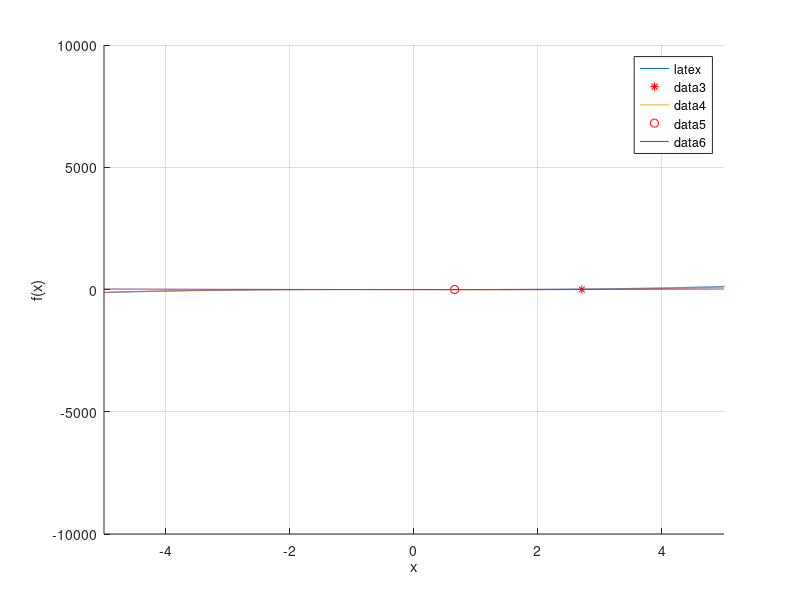

Write the MATLAB code that produced this figure. (Note: this script raises an error after producing the figure.)

% Umer Islam 
% FA18-BPH-092
%CMPLAB Assignment#2
%%                                 Question#1 
% 1. Write a MATLAB program which calculates the root of the equation c
% in the interval [0.5, 2], using False position method. Make sure to account for every
% possibility. Plot the given function and the calculated root.

clc,clearvars,close all; whos
% define function
f = @(x) x^3-2*sin(x); % matlab takes the sin(x) values in degree by default
%define interval, changing the interval will find other roots
a = -5;
b = -1;
%tolerance
e = 0.00001;
% no. of itterations
n = 30;
%condition
if f(a)*f(b)<0 && a<b
    for i = i :n 
    c = ( ( a*f(b)-b*f(a) ) /(f(b)*f(a)));
    fprintf(' root value for %d itteration  = %.5f \n',i,c)
    if abs(f(c)<e)
    break
    end
    if f(a)*f(c)<0
        b = c;
    else 
        a = c;
    end
    end

else
    disp("No root lies in the interval")
end
hold on 
fplot(f,[-20,20])
legend(Interpreter="latex")
grid on
plot(c,0,'or')
hold off

%%                             Question#2
% 2. Write a MATLAB program which calculates the root of the function f (x) = x^3−4x−9,
% using Secant method. Make sure to account for every possibility. Plot the given function
% and the calculated root.
clearvars;clc;who;close all;
% define the function
f = @(x) x^3-4*x-9;
%intial points
x_0 = -5;
x_1 = 5;
e = 10^-4; %tolerance, to stop the loop
n = 10;

%condition
for i = 1:n
    x_2 = (x_0*f(x_1)-x_1*f(x_0))/(f(x_1)-f(x_0))
    
    x_0 = x_1;
    x_1= x_2;
end
%plot the function and its root
hold on
fplot(f)
legend(Interpreter="latex")
xlabel("x")
ylabel("f(x)")
plot(x_2,0,"*r")
grid on
hold off

%%

%%                             Question#3
% 
% 3. Write a MATLAB program which calculates the root of the equation x4 − x2 = 1,
% using the (fixed-point) Iteration method. Make sure to account for every possibility. Plot
% the given function and the calculated root.
clearvars;clc;who,close all;
%define the function
% x^4 -x^2 - 1 = 0;  rearrange as x = sqrt(x^2-1)
f = @(x) sqrt(x^4-1) ; % looking at graph tells us that we have 2 roots
% f = @(x) (2^x+2)/5; % for testing the function
x0 = -2; % Initial guess
tol = 10^-10;
flag = true;
its = 0;
while flag == true && its<100
    
    x = f(x0);
    if abs(x-x0)<tol
       flag = false;
    end
    x0 = x;
    its = its+1;
end
disp([x, x^4-x^2-1, its])
hold on
fplot(f)
plot(x,0,'or')
hold off
%%                             Question#4
% Write a MATLAB program which calculates the root of the function f (x, y) = x2 −y3
% using MATLAB’s fsolve function.
clearvars;clc;who,close all;
warning("fzero  'Single-variable' nonlinear zero finding")
warning("we must fix one variable by giving it a scalar value")
fprintf('lets put y =1, this will give us 2 roots')
f = @(x) x.^2-(1).^3;
x0= -10;
x1 =10;
r = fzero(f,x0)
r1 = fzero(f,x1)
hold on
fplot(f)
xlabel("x",interpreter = "latex")

ylabel("f(x)",interpreter = "latex")
legend(Interpreter="latex")
box off
plot(r,0,'*r')
plot(r1,0,'*r')
grid on
hold off

%%                             Question#5
% Write a MATLAB program which calculates the roots of the polynomial x3 = 2 − x.
% Plot the given polynomial and the calculated roots.
clc,clearvars,whos, close all 
% define the function
f = @(x) x^3+x-2;
% define the interval
a = -10; 
b = 20; 

% a = input('select left side of the interval');
% b = input('select rigth side of the interval');

% define the itterations
n = 29;
e = 0.00001;
% write conditions
if f(a)*f(b)<0
	for i = i :n
		c = ((a+b)/2);
        fprintf('root is : %.6f ,  no. of itteration:  %d\n',c,i)
        if abs(a-c)<e || abs(b-c)<e
            break
        end
		if f(a)*f(c)<0
		b =c;
		else 
		a =c;
		end
	end
else
disp('No root lies in the interval')
end
%plot function and its root in the given interval
hold on 
xlabel("x",Interpreter="latex",FontSize=15)
ylabel("f(x)",Interpreter="latex",FontSize=15)
legend('Interpreter','latex',FontSize=15) 
box off
fplot(f,lineWidth=1.5)
plot(c,0,'*r',LineWidth=2)
grid on 
hold off